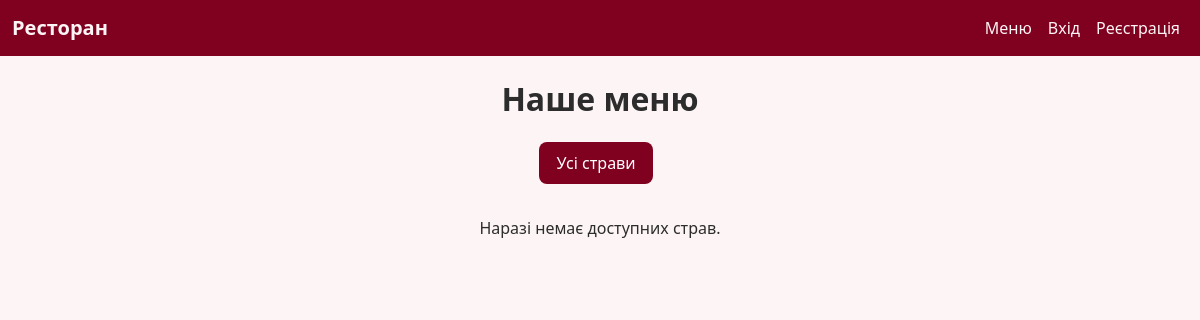
The app's page /menu/, older data.
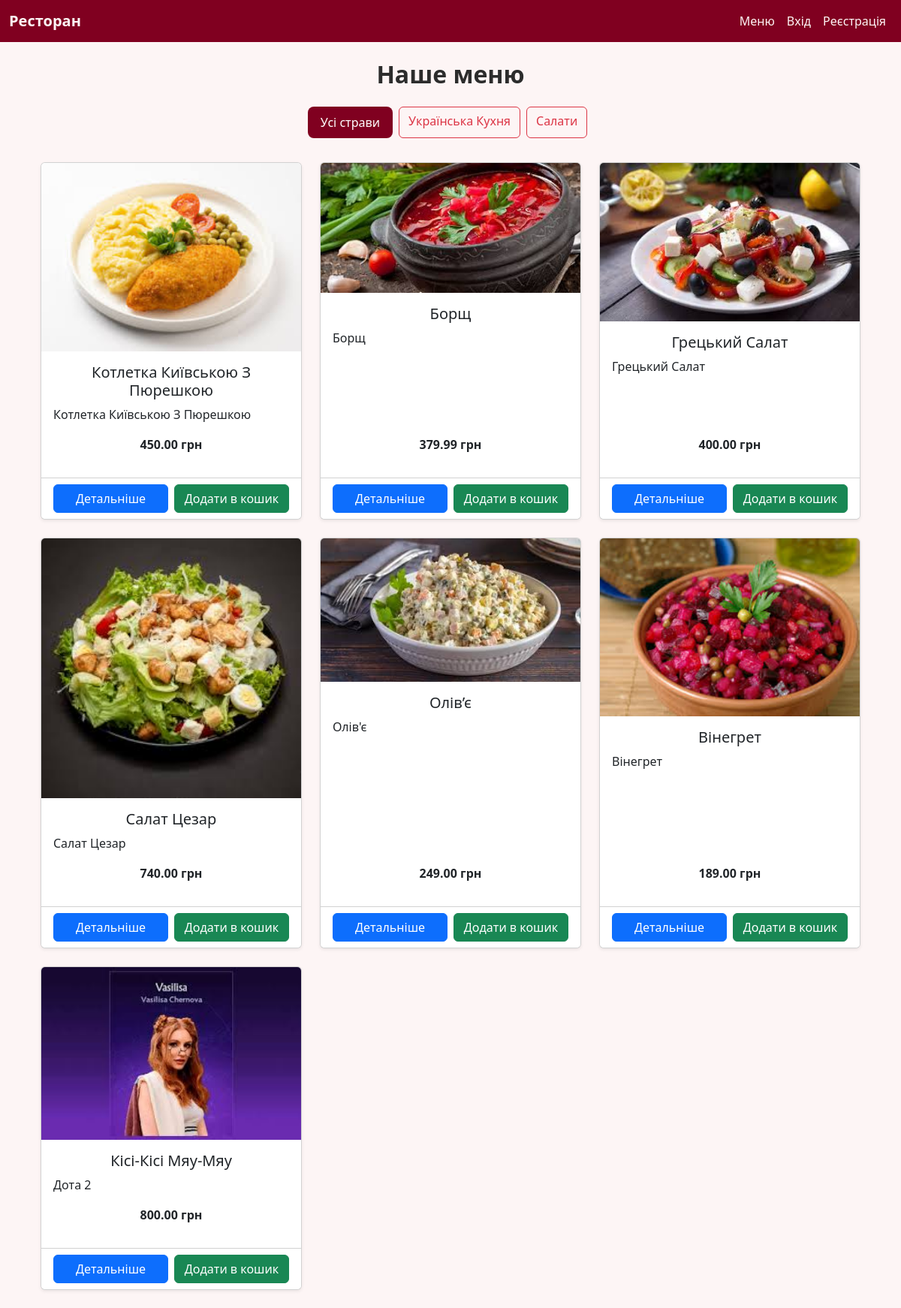
The same page, newer data.
### restaurant_application/models.py (models this page shows, shortened)
class Category(models.Model):
    name = models.CharField(max_length=100, verbose_name="Категорія")

class Dish(models.Model):
    name = models.CharField(max_length=200, verbose_name="Назва")
    category = models.ForeignKey(Category, on_delete=models.CASCADE, verbose_name="Категорія")
    description = models.TextField(verbose_name="Опис")
    ingredients = models.TextField(verbose_name="Інгредієнти")
    price = models.DecimalField(max_digits=6, decimal_places=2, verbose_name="Ціна")
    image = models.ImageField(upload_to='dishes/', blank=True, null=True, verbose_name="Зображення")
    available = models.BooleanField(default=True, verbose_name="Доступна")

### restaurant_application/views.py (the view)
# urls.py: path('menu/', views.menu, name='menu'),
def menu(request):
    category_id = request.GET.get("category")
    categories = Category.objects.all()
    if category_id:
        dishes = Dish.objects.filter(category_id=category_id)
    else:
        dishes = Dish.objects.all()
    return render(request, "restaurant_application/menu.html", {
        "dishes": dishes,
        "categories": categories,
        "selected_category": category_id,
    })

### templates/restaurant_application/menu.html (shortened to what this page needs)
{% extends "base.html" %}
{% block content %}
<div class="container mt-4">
    <h2 class="mb-4 text-center fw-bold">Наше меню</h2>
    <div class="d-flex flex-wrap justify-content-center mb-4">
        <a href="{% url 'menu' %}"
           class="btn {% if not selected_category %}btn-wine{% else %}btn-outline-danger{% endif %} me-2 mb-2">
            Усі страви
        </a>
        {% for category in categories %}
            <a href="{% url 'menu' %}?category={{ category.id }}"
               class="btn {% if selected_category == category.id|stringformat:'s' %}btn-wine{% else %}btn-outline-danger{% endif %} me-2 mb-2">
                {{ category.name }}
            </a>
        {% endfor %}
    </div>
    <div class="row">
        {% for dish in dishes %}
        <div class="col-md-4 mb-4">
            <div class="card shadow-sm h-100">
                {% if dish.image %}
                    <img src="{{ dish.image.url }}" class="card-img-top" alt="{{ dish.name }}">
                {% else %}
                    <img src="https://via.placeholder.com/300x200.png?text=Немає+Фото" class="card-img-top" alt="Немає фото">
                {% endif %}
                <div class="card-body d-flex flex-column">
                    <h5 class="card-title text-center">{{ dish.name }}</h5>
                    <p class="card-text">{{ dish.description|truncatewords:20 }}</p>
                    <p class="mt-auto fw-bold text-center">{{ dish.price }} грн</p>
                </div>
                <div class="card-footer bg-white d-flex gap-2">
                    <a href="{% url 'dish_detail' dish.id %}" class="btn btn-primary w-50">Детальніше</a>
                    {% if dish.available %}
                        <a href="{% url 'add_to_cart' dish.id %}" class="btn btn-success w-50">Додати в кошик</a>
                    {% else %}
                        <button class="btn btn-secondary w-50" disabled>Недоступно</button>
                    {% endif %}
                </div>
            </div>
        </div>
        {% empty %}
            <p class="text-center">Наразі немає доступних страв.</p>
        {% endfor %}
    </div>
</div>
{% endblock %}

Row changes from the older to the newer data that the page shows:
added Category: name "Українська Кухня"
added Category: name "Салати"
added Dish: image (picture), name "Котлетка Київською З Пюрешкою", description "Котлетка Київською З Пюрешкою", price "450.00", available "Додати в кошик"
added Dish: image (picture), name "Борщ", description "Борщ", price "379.99", available "Додати в кошик"
added Dish: image (picture), name "Грецький Салат", description "Грецький Салат", price "400.00", available "Додати в кошик"
added Dish: image (picture), name "Салат Цезар", description "Салат Цезар", price "740.00", available "Додати в кошик"
added Dish: image (picture), name "Олів’є", description "Олів'є", price "249.00", available "Додати в кошик"
added Dish: image (picture), name "Вінегрет", description "Вінегрет", price "189.00", available "Додати в кошик"
added Dish: image (picture), name "Кісі-Кісі Мяу-Мяу", description "Дота 2", price "800.00", available "Додати в кошик"
Text that changed along with them:
text no longer shown: "Наразі немає доступних страв."
